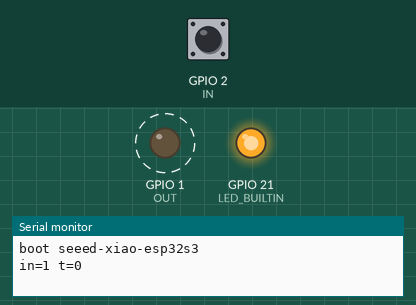
Recording of a sketch running on a simulated Seeed XIAO ESP32-S3. On the bench: output pins drawn as LEDs (lit = HIGH), the last lines printed to the serial monitor. Dashed ring = blinking. The inputs (shaded band) are chosen by the test bench; at power-on: GPIO 2 (IN) HIGH.

Above: at 1.25 s.
1.3 s: GPIO 2 (IN) pulled LOW for 0.15 s
At 1.55 s:
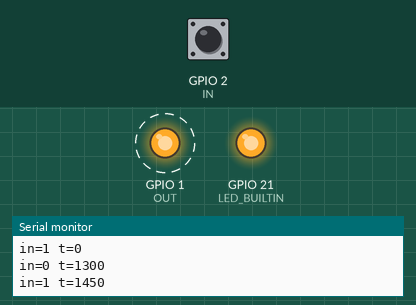
4.3 s: GPIO 2 (IN) pulled LOW for 3.2 s
At 4.55 s:
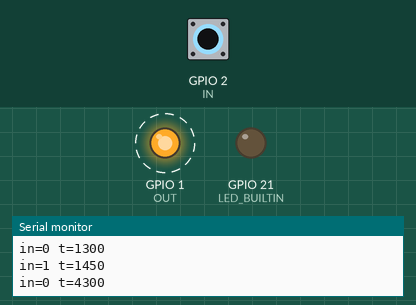
Timing chart, 0 to 15.0 s (numbered marks = the images above; inputs shaded):
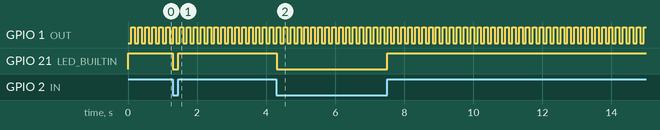

Measured:
- after the input at 1.3 s, GPIO 21 (LED_BUILTIN): HIGH → LOW at once, → HIGH 0.15 s later
- after the input at 4.3 s, GPIO 21 (LED_BUILTIN): HIGH → LOW at once, → HIGH 3.2 s later
- by itself, GPIO 1 (OUT): alternates HIGH for 0.10 s and LOW for 0.10 s

The sketch:

sketch.ino
```cpp
// Fixture for seeed-xiao-esp32s3 (round 10): proves boot, GPIO out, GPIO in with the internal pull-up, and Serial.
// GPIO1 toggles every 100 ms; GPIO2 is INPUT_PULLUP and every change is printed.
const int OUT = 1;
const int IN = 2;
void setup() {
  Serial.begin(115200);
  pinMode(OUT, OUTPUT);
  pinMode(IN, INPUT_PULLUP);
  pinMode(LED_BUILTIN, OUTPUT);
  Serial.println("boot seeed-xiao-esp32s3");
}
int last = -1;
unsigned long t = 0;
bool on = false;
void loop() {
  if (millis() - t >= 100) { t = millis(); on = !on; digitalWrite(OUT, on); }
  int b = digitalRead(IN);
  if (b != last) {
    last = b;
    Serial.printf("in=%d t=%lu\n", b, millis());
    digitalWrite(LED_BUILTIN, b);
  }
  delay(1);
}
```
